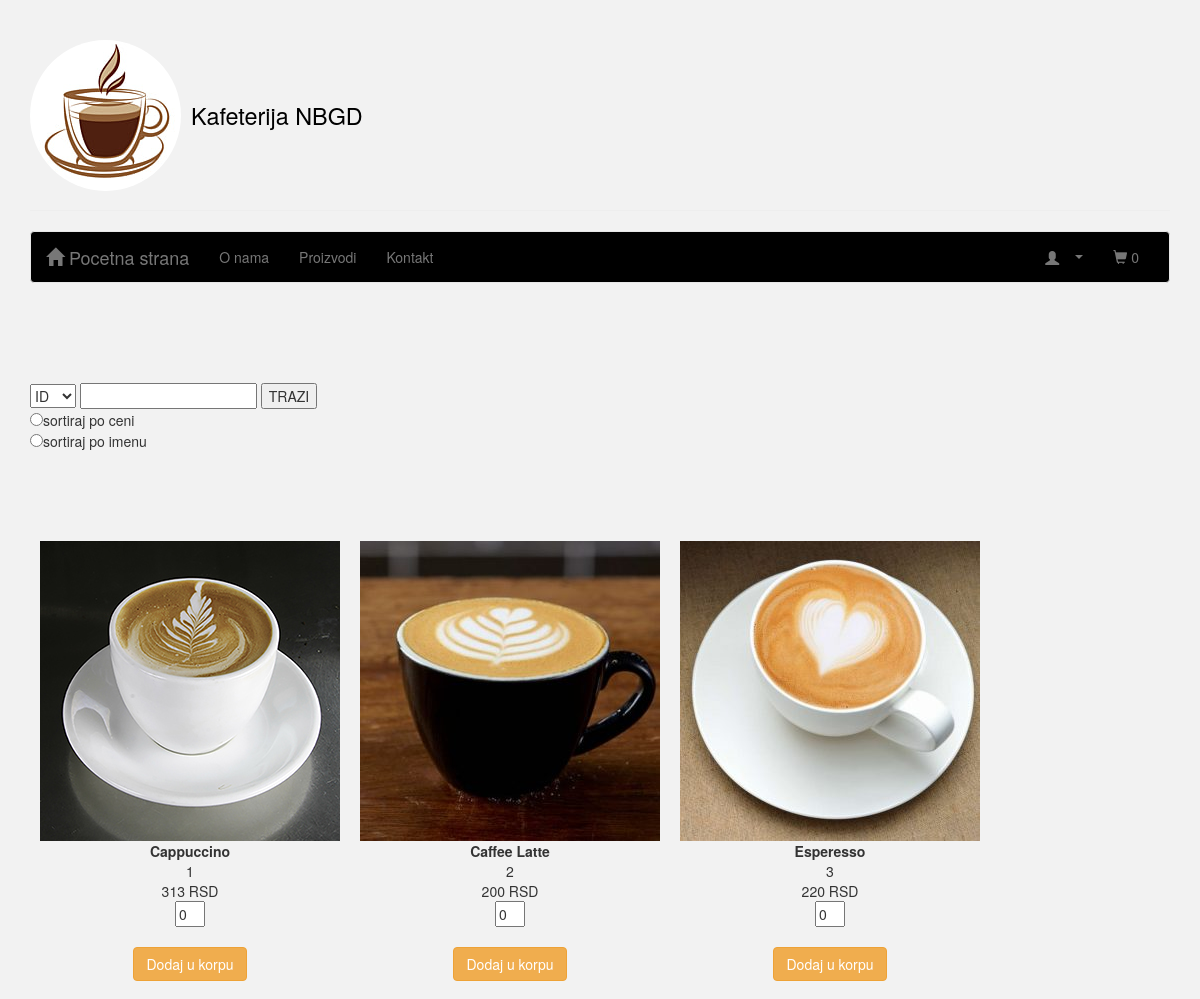
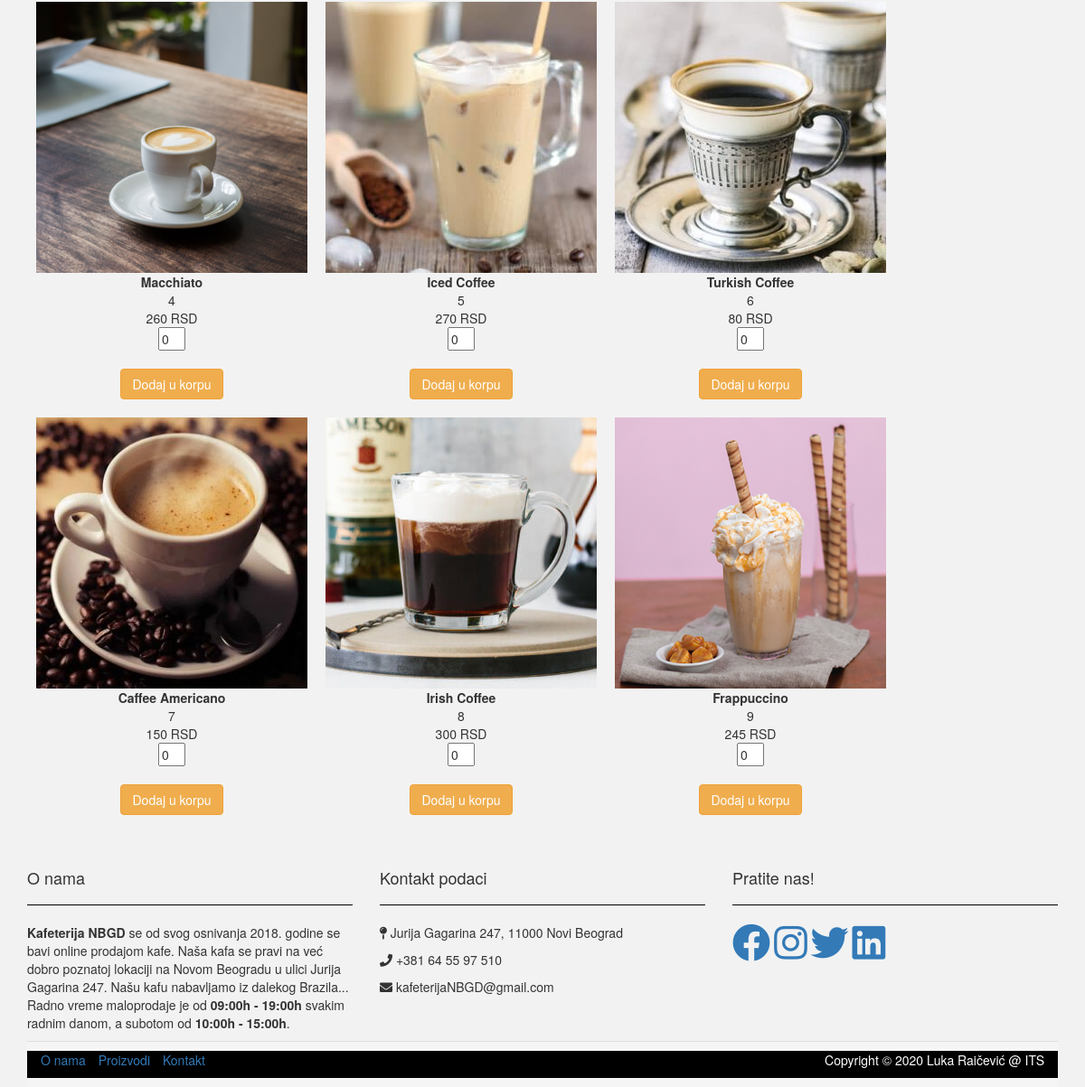
The page /kafe.php on the database its author committed (2 pictures, top to bottom).
### tables this page shows
CREATE TABLE `products1` (
  `id` int(11) NOT NULL,
  `type` varchar(250) NOT NULL,
  `name` varchar(250) NOT NULL,
  `model` varchar(250) NOT NULL,
  `code` varchar(100) NOT NULL,
  `price` int(11) NOT NULL,
  `image` varchar(250) DEFAULT NULL
);

### kafe.php (the view, shortened to what this page needs)
<!DOCTYPE html>
<html lang="en">
<head>
  <link rel="stylesheet" href="https://stackpath.bootstrapcdn.com/bootstrap/3.4.1/css/bootstrap.min.css">
  <link rel="stylesheet" type="text/css" href="css/all.min.css">
  <link rel="stylesheet" type="text/css" href="css/cart.css">
  <link rel="stylesheet" type="text/css" href="css/body.css">
  <link rel="stylesheet" type="text/css" href="css/dug.css">
</head>
<body>
  <div class="container" >
    <?php include "header.php"; ?>
    <?php include "nav.php"; ?>
    <br><br><br><br>
<form method="post" action="kafe.php">
  <select name="pretraga[]">
      <option value="id">ID</option>
    </select>
    <input type="text" name="pretr">
    <input type="submit" name="trazi" value="TRAZI"><br>
    <input type="radio" name="sortiraj" value="cena">sortiraj po ceni<br>
    <input type="radio" name="sortiraj" value="ime">sortiraj po imenu
</form>
    <br><br><br><br>
    <?php
    $result = mysqli_query($conn,"SELECT * FROM products1");
    while($row = mysqli_fetch_assoc($result)){
      echo "<div class='product_wrapper'>
      <form method='post'";
      if (!$user_logged_in){
        echo "onsubmit='return print_userLoginAlarm()'; ";
      }
      echo "action='addtocart.php'><input type='hidden' name='code' value=".$row['code']." />
      <div class='image'><img src='".$row['image']."' /></div>
      <div class='name'>".$row['name']."</div>
      <div class='model'>".$row['model']."</div>
      <div class='price'>".$row['price']." RSD</div>";
      ?>
        <input type="text" name="kolicina" value="0" style="width: 30px;">
        <input type="hidden" name="product_id" value="<?php echo $row['id'] ?>"><br>
        <br><button type="submit" class='btn btn-warning' name="add">Dodaj u korpu</button>
      </form>
      <?php
      echo "</div>";
    }
    ?>
      <?php include "footer.php"; ?>
    </div>
  </body>
  </html>

### header.php (shortened to what this page needs)
<div class="page-header">
      <h1><a href="pocetna.php"><img src="img/logo.png" id="logo"></a> <small style="color: black;">Kafeterija NBGD</small></h1>
    </div>

### nav.php (shortened to what this page needs)
<?php if(!isset($_SESSION)){ session_start(); }
$user_logged_in = false;
?>
<nav class="navbar navbar-default" style="background: black; color: red;">
      <div class="container-fluid">
        <div class="navbar-header"style="background: black; color: red;">
          <a class="navbar-brand" href="pocetna.php"><span class="glyphicon glyphicon-home" aria-hidden="true"></span> Pocetna strana</a>
        </div>
        <div class="collapse navbar-collapse" id="bs-example-navbar-collapse-1">
          <ul class="nav navbar-nav" style="background: black; color: white;">
            <li><a href="onama.php">O nama</a></li>
                <li><a href="kafe.php">Proizvodi</a></li>
            <li><a href="kontakt.php">Kontakt</a></li>
          </ul>
          <ul class="nav navbar-nav navbar-right">
            <li class="dropdown">
              <a href="#" class="glyphicon glyphicon-user" data-toggle="dropdown" role="button" aria-haspopup="true" aria-expanded="false" > <span class="caret"></span></a>
            </li>
            <?php
              $cart_counter = 0;
            ?>
            <li><a href="cart.php"><span class="glyphicon glyphicon-shopping-cart" aria-hidden="true"></span> <?php echo $cart_counter; ?></a></li>
          </ul>
        </div>
      </div>
    </nav>

### footer.php
<div class="row">
           <div class="col-md-4">
            <div class="page-header" style="border-color: black">
              <h4>O nama</h4>
            </div>
            <p><b>Kafeterija NBGD</b> se od svog osnivanja 2018. godine se bavi online prodajom kafe. Naša kafa se pravi na već dobro poznatoj lokaciji na Novom Beogradu
              u ulici Jurija Gagarina 247. Našu kafu nabavljamo iz dalekog Brazila... <br>
        Radno vreme maloprodaje je od <b>09:00h - 19:00h</b> svakim radnim danom, a subotom od <b>10:00h - 15:00h</b>.<br>
        </p>
          </div>
          <div class="col-md-4">
            <div class="page-header"style="border-color: black">
              <h4>Kontakt podaci</h4>
            </div>
            <p><i class="fas fa-map-pin"></i> Jurija Gagarina 247, 11000 Novi Beograd</p>
            <p><i class="fas fa-phone"></i> +381 64 55 97 510</p>
            <p><i class="fas fa-envelope"></i> kafeterijaNBGD@gmail.com</p>
          </div>
          <div class="col-md-4">
            <div class="page-header"style="border-color: black">
              <h4>Pratite nas!</h4>
            </div>
            <a target="_blank" href="http://facebook.com/"><i class="fab fa-facebook fa-3x"></i></a>
            <a target="_blank" href="http://instagram.com/"><i class="fab fa-instagram fa-3x"></i></a>
            <a target="_blank" href="http://twitter.com/"><i class="fab fa-twitter fa-3x"></i></a>
            <a target="_blank" href="http://linkedin.com/"><i class="fab fa-linkedin fa-3x"></i></a>
          </div>
        </div>
        <div class="panel-footer">
          <div class="row" style="background: black; color: white;">
            <div class="col-md-6">
              <ul class="list-inline">
                <li class="active"><a href="onama.html">O nama <span class="sr-only">(current)</span></a></li>
                <li class="active"><a href="kafe.php">Proizvodi <span class="sr-only">(current)</span></a></li>
                <li class="active"><a href="kontakt.php">Kontakt <span class="sr-only">(current)</span></a></li>
              </ul>
            </div>
            <div class="col-md-6">
              <p class="text-right">Copyright &copy; 2020 Luka Raičević &#64; ITS</p>
            </div>
          </div>

### css/cart.css (style rules this page uses)
.product_wrapper { float:left; padding: 10px; text-align: center; }
.product_wrapper .name { font-weight:bold; }

### css/body.css (style rules this page uses)
body { background-color: #f2f2f2; }

### css/dug.css (style rules this page uses)
button { background-color: red; }

### header.php (style rules this page uses)
#logo { transition-duration: 1s; }

### rows shown on the page
products1: image (picture), name "Cappuccino", model "1", price "313"
products1: image (picture), name "Caffee Latte", model "2", price "200"
products1: image (picture), name "Esperesso", model "3", price "220"
products1: image (picture), name "Macchiato", model "4", price "260"
products1: image (picture), name "Iced Coffee", model "5", price "270"
products1: image (picture), name "Turkish Coffee", model "6", price "80"
products1: image (picture), name "Caffee Americano", model "7", price "150"
products1: image (picture), name "Irish Coffee", model "8", price "300"
products1: image (picture), name "Frappuccino", model "9", price "245"

### other values the page prints
$cart_counter "0"
